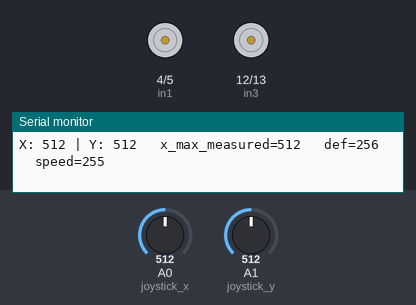
The sketch below on a simulated Arduino Uno, built with avr-gcc and run on an emulated ATmega328P. Parts: motor-driver pin pairs drawn as motors (green arrow = first pin HIGH = forward, orange = second pin HIGH = backward, longer = more drive, scaled by the enable pin), the last lines printed to the serial monitor. The inputs (shaded band) are chosen by the test bench; at power-on: A0 (joystick_x) = 512, A1 (joystick_y) = 512.

Above: at 1.2 s.
1.3 s: A0 (joystick_x) set to 481
At 1.9 s:
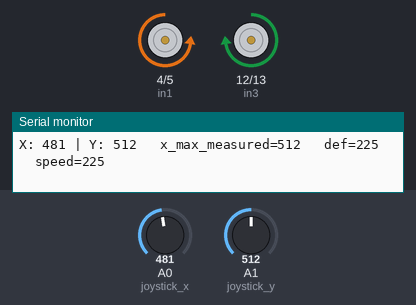
2.8 s: A0 (joystick_x) set to 306
At 3.9 s:
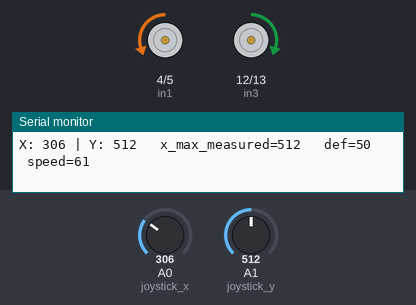
4.3 s: A0 (joystick_x) set to 122
At 5.5 s:
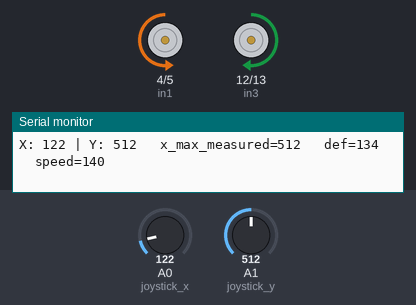
5.8 s: A0 (joystick_x) set to 510
At 6.5 s:
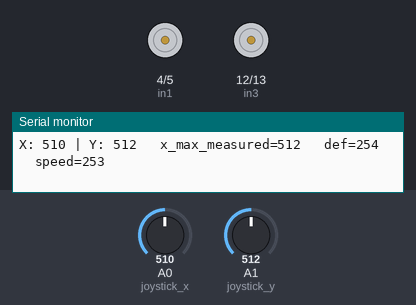
7.3 s: A1 (joystick_y) set to 485
At 8.2 s:
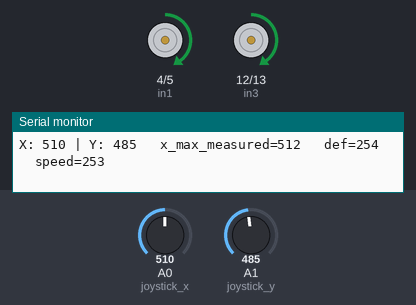
8.8 s: A1 (joystick_y) set to 510
At 10.2 s:
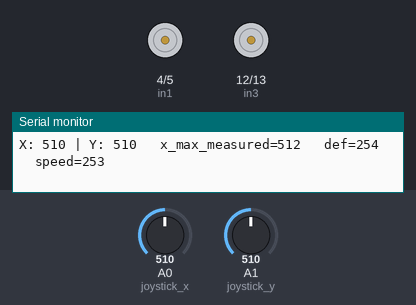
Timing chart, 0 to 11.3 s (numbered marks = the images above; inputs shaded):
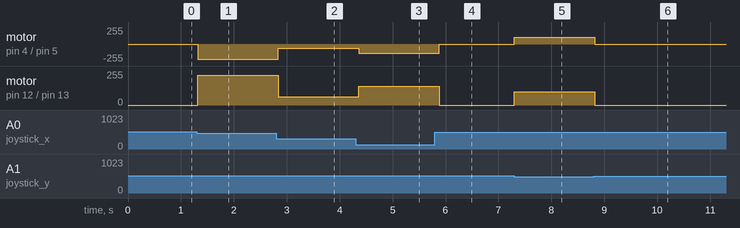

Measured:
- the behaviour switches between 500 and 499 on A0 (joystick_x) (found by bisection; images 0 and 1)
- the behaviour switches between 500 and 499 on A1 (joystick_y) (found by bisection; images 4 and 5)
- after the input at 1.3 s, motor on pin 4 (in1) / pin 5 (in2): stopped → backward 225/255 at once; motor on pin 12 (in3) / pin 13 (in4): stopped → forward 225/255 at once
- after the input at 2.8 s, motor on pin 4 (in1) / pin 5 (in2): backward 225/255 → backward 61/255 at once; motor on pin 12 (in3) / pin 13 (in4): forward 225/255 → forward 61/255 at once
- after the input at 4.3 s, motor on pin 4 (in1) / pin 5 (in2): backward 61/255 → backward 140/255 after 0.06 s; motor on pin 12 (in3) / pin 13 (in4): forward 61/255 → forward 140/255 after 0.06 s
- after the input at 5.8 s, motor on pin 4 (in1) / pin 5 (in2): backward 140/255 → stopped after 0.08 s; motor on pin 12 (in3) / pin 13 (in4): forward 140/255 → stopped after 0.08 s
- after the input at 7.3 s, motor on pin 4 (in1) / pin 5 (in2), motor on pin 12 (in3) / pin 13 (in4): stopped → forward 100/255 at once
- after the input at 8.8 s, motor on pin 4 (in1) / pin 5 (in2), motor on pin 12 (in3) / pin 13 (in4): forward 100/255 → stopped at once

The sketch:

CAR-08-70-Motor_speed_control_with_ENx_and_PWM.ino
```cpp
// This sketch shows how to convert joystick x-y values to PWM values that
// can be used to control speed.
// In this example, because of my Arduino car's wiring, forward and backward
// motions are controlled in the X axis. Therefore, this sketch converts the
// joysticks X axis values into compatible (within PWM range) PWM values for
// the Arduino Uno, and passes those values to the motor via the
// speed parameter of the moveB function.

const int in1 = 4;  // in1,2 for right wheel. Original pin: 5
const int in2 = 5;  // Original pin: 6
const int in3 = 12; // in3,4 for left wheel. Original pin: 9
const int in4 = 13; // Original pin: 10
const int ENA = 6;  // Pin 6 is PWM capable
const int ENB = 11; // Pin 11 is PWM capable

const int joystick_x = A0;
const int joystick_y = A1;

int Xvalue = 0;
int Yvalue = 0;

int deflection = 0;
int x_max_measured = 0;
int motor_speed = 0;

// X and Y max min values for no movement.
// I have defined these values experimentally.
const int x_max = 530;
const int x_min = 500;
const int y_max = 530;
const int y_min = 500;
const int MINIMUM_MOTOR_SPEED = 15;

const int turning_speed = 100;

void moveA() {
  digitalWrite(in1, 0);
  digitalWrite(in2, 1); // 1 replaces speed
  digitalWrite(in3, 1); // 1 replaces speed
  digitalWrite(in4, 0);
}

void moveB() {
  digitalWrite(in1, 1); // 1 replaces speed
  digitalWrite(in2, 0);
  digitalWrite(in3, 0);
  digitalWrite(in4, 1); // 1 replaces speed
}

void turnB() {
  digitalWrite(in1, 1);
  digitalWrite(in2, 0);
  digitalWrite(in3, 1);
  digitalWrite(in4, 0);
}

void turnA() {
  digitalWrite(in1, 0);
  digitalWrite(in2, 1);
  digitalWrite(in3, 0);
  digitalWrite(in4, 1);
}

void stopMove() {
  digitalWrite(in1, 0);
  digitalWrite(in2, 0);
  digitalWrite(in3, 0);
  digitalWrite(in4, 0);
}

void setup() {
  // put your setup code here, to run once:
  Serial.begin(9600);
  pinMode(ENA, OUTPUT);
	pinMode(in1, OUTPUT);
	pinMode(in2, OUTPUT);
	pinMode(ENB, OUTPUT);
	pinMode(in3, OUTPUT);
	pinMode(in4, OUTPUT);
}

void loop() {
  // put your main code here, to run repeatedly:
  Xvalue = analogRead(joystick_x);
  Yvalue = analogRead(joystick_y);

  // Let's check the maximum value for the x axis.
  // The sketch will measure this each time it starts to accomodate for
  // joysticks with different output ranges.
  if (Xvalue > x_max_measured) {
    x_max_measured = Xvalue;
  }

  deflection = abs(x_max_measured / 2 - Xvalue);  // Because I hold the joystick with the headers pointing down, the x and y are alternated
  motor_speed = map(deflection, 0, x_max_measured / 2, MINIMUM_MOTOR_SPEED, 255);

  Serial.print("X: ");
  Serial.print(Xvalue, DEC);  // print the value of VRX in DEC
  Serial.print(" | Y: ");
  Serial.print(Yvalue, DEC);  // print the value of VRX in DEC
  Serial.print("\t x_max_measured=");
  Serial.print(x_max_measured);
  Serial.print("\t def=");
  Serial.print(deflection);
  Serial.print("\t speed=");
  Serial.println(motor_speed);

  // Get these values through experimentation .
  if ( (Xvalue >= x_min && Xvalue <= x_max) &&
       (Yvalue >= y_min && Yvalue <= y_max)) {
    stopMove();
  } else if (Xvalue < x_min) {
    analogWrite(ENA, motor_speed);
	  analogWrite(ENB, motor_speed);
    moveA();  // Move forward at variable speed
  } else if (Xvalue > x_max) {
    analogWrite(ENA, motor_speed);
	  analogWrite(ENB, motor_speed);
    moveB();  // Move backward at variable speed
  } else if (Yvalue > y_max) {
    analogWrite(ENA, turning_speed);
	  analogWrite(ENB, turning_speed);
    turnA();  // Turn at fixed speed
  } else if (Yvalue < y_min) {
    analogWrite(ENA, turning_speed);
	  analogWrite(ENB, turning_speed);
    turnB();  // Turn at fixed speed
  }

  delay(100);
}
```
